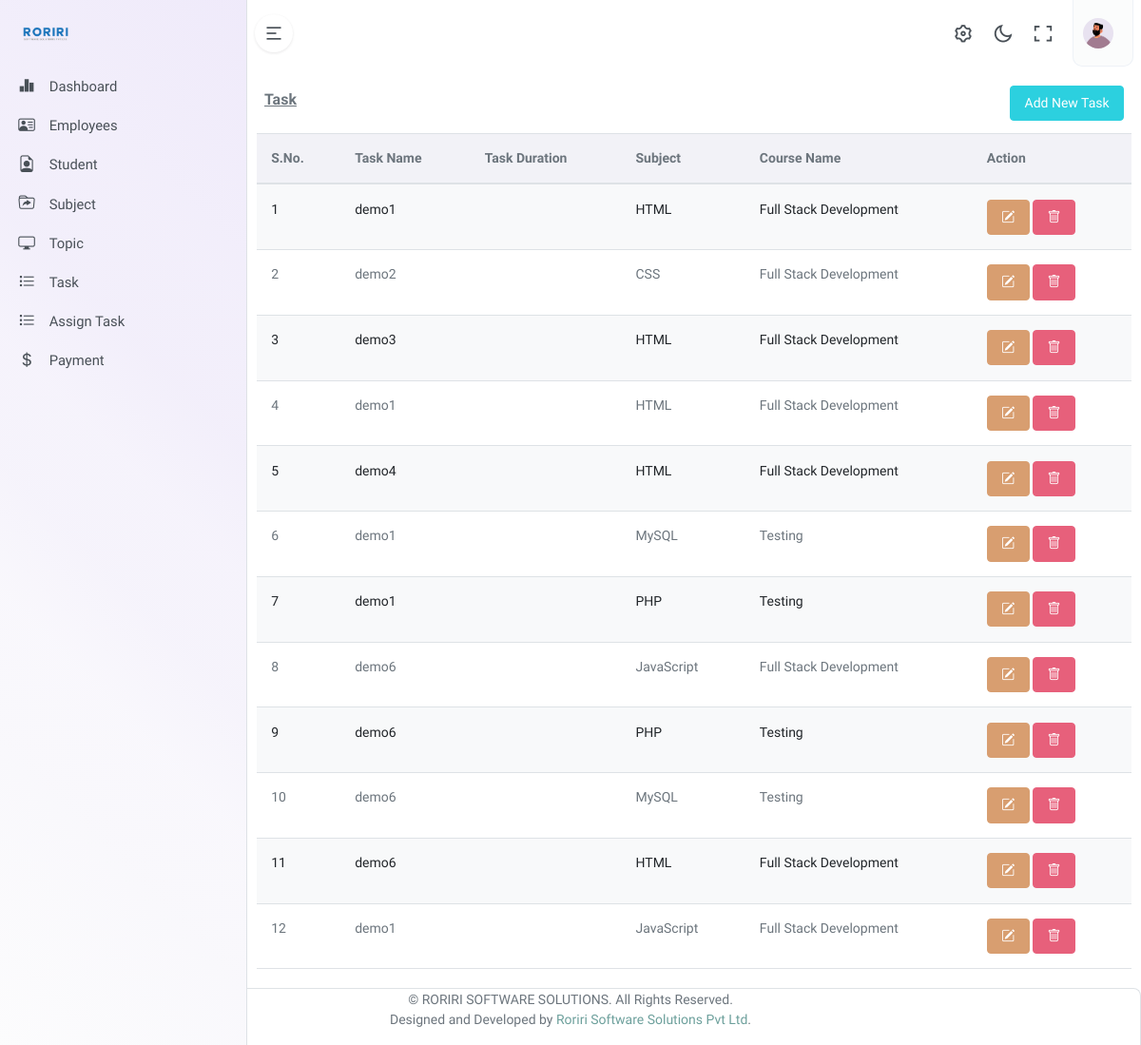
The app's page /newTask.php with its own data.
### tables this page shows
CREATE TABLE `task_tbl` (
  `task_id` int(11) NOT NULL,
  `course_id` int(11) NOT NULL,
  `syllabus_id` int(11) NOT NULL,
  `task_name` longtext NOT NULL,
  `task_status` enum('Active','Inactive') NOT NULL DEFAULT 'Active',
  `task_created_date` datetime NOT NULL DEFAULT current_timestamp()
);

CREATE TABLE `syllabus_tbl` (
  `syllabus_id` int(11) NOT NULL,
  `entity_id` int(11) NOT NULL,
  `course_id` int(11) NOT NULL,
  `syllabus_name` varchar(50) NOT NULL,
  `syllabus_created_date` datetime NOT NULL DEFAULT current_timestamp(),
  `syllabus_updated_date` timestamp NOT NULL DEFAULT current_timestamp() ON UPDATE current_timestamp(),
  `syllabus_status` enum('Active','Inactive') NOT NULL DEFAULT 'Active'
);

CREATE TABLE `course_tbl` (
  `course_id` int(11) NOT NULL,
  `entity_id` int(11) NOT NULL,
  `course_name` varchar(50) NOT NULL,
  `course_fees_3` int(11) NOT NULL,
  `course_fees_6` int(11) NOT NULL,
  `course_fees_12` int(11) NOT NULL,
  `course_status` enum('Active','Inactive') NOT NULL DEFAULT 'Active',
  `course_created_date` datetime NOT NULL
);

### newTask.php (the view, shortened to what this page needs)
<?php
    include("db/dbConnection.php");
    $selQuery = "SELECT syllabus_tbl.*,
course_tbl.*,task_tbl.* from task_tbl
LEFT JOIN syllabus_tbl ON syllabus_tbl.syllabus_id=task_tbl.syllabus_id
LEFT JOIN course_tbl ON course_tbl.course_id=task_tbl.course_id
where task_tbl.task_status='Active'";
    $resQuery = mysqli_query($conn , $selQuery);
?>
<!DOCTYPE html>
<html lang="en">
<?php include("head.php"); ?>
<body>
    <div class="wrapper">
        <?php include("top.php") ?>
        <div class="leftside-menu">
        <?php include("left.php"); ?>
        </div>
        <div class="content-page">
            <div class="content">
                <div class="container-fluid" id="StuContent">
                    <div class="row">
                        <div class="col-12">
                            <div class="bg-flower-2">
                                <img src="assets/images/flowers/img-1.png">
                            </div>
                            <div class="page-title-box">
                                <div class="page-title-right">
                                    <div class="d-flex flex-wrap gap-2">
                                    <button type="button" id="addTaskBtn" class="btn btn-info" data-bs-toggle="modal" data-bs-target="#addTaskModal">
                                             Add New Task
                                        </button>
                                    </div>
                                </div>
                                <h4 class="page-title">Task</h4>
                            </div>
                        </div>
             <table id="scroll-horizontal-datatable" class="table table-striped w-100 nowrap">
                    <thead>
                        <tr class="bg-light">
                                    <th scope="col-1">S.No.</th>
                                    <th scope="col-1">Task Name</th>
                                    <th scope="col">Task Duration</th>
                                    <th scope="col">Subject</th>
                                    <th scope="col">Course Name</th>
                                    <th scope="col">Action</th>
                      </tr>
                    </thead>
                    <tbody>
                    <?php
                   $i=1;
                    while ($row = mysqli_fetch_assoc($resQuery))
                    {
                       $id=$row['task_id'];
                       $task_name=$row['task_name'];
                       $task_duration=$row['task_duration'];
                       $syllabus_name=$row['syllabus_name'];
                       $course_name=$row['course_name'];
                    ?>
                     <tr>
                        <td><?php echo $i; $i++; ?></td>
                        <td style="word-break: break-word;"><?php echo $task_name; ?></td>
                        <td><?php echo $task_duration; ?></td>
                        <td><?php echo $syllabus_name; ?></td>
                        <td><?php echo $course_name; ?></td>
                        <td>
                        <button type="button" class="btn btn-circle btn-warning text-white modalBtn" onclick="goEditTask(<?php echo $id; ?>);" data-bs-toggle="modal" data-bs-target="#editTaskModal"><i class='bi bi-pencil-square'></i></button>
                        <button class="btn btn-circle btn-danger text-white" onclick="goDeleteTask(<?php echo $id; ?>);"><i class="bi bi-trash"></i></button>
                        </td>
                      </tr>
                      <?php
                    }
                      ?>
                    </tbody>
                  </table>
                  </div>
                            </div>
                        </div>
                    </div>
                </div>
            <?php include("footer.php") ?>
</body>
</html>

### records on screen
task_tbl: task_name "demo1", syllabus.syllabus_name "HTML", course.course_name "Full Stack Development"
task_tbl: task_name "demo2", syllabus.syllabus_name "CSS", course.course_name "Full Stack Development"
task_tbl: task_name "demo3", syllabus.syllabus_name "HTML", course.course_name "Full Stack Development"
task_tbl: task_name "demo1", syllabus.syllabus_name "HTML", course.course_name "Full Stack Development"
task_tbl: task_name "demo4", syllabus.syllabus_name "HTML", course.course_name "Full Stack Development"
task_tbl: task_name "demo1", syllabus.syllabus_name "MySQL", course.course_name "Testing"
task_tbl: task_name "demo1", syllabus.syllabus_name "PHP", course.course_name "Testing"
task_tbl: task_name "demo6", syllabus.syllabus_name "JavaScript", course.course_name "Full Stack Development"
task_tbl: task_name "demo6", syllabus.syllabus_name "PHP", course.course_name "Testing"
task_tbl: task_name "demo6", syllabus.syllabus_name "MySQL", course.course_name "Testing"
task_tbl: task_name "demo6", syllabus.syllabus_name "HTML", course.course_name "Full Stack Development"
task_tbl: task_name "demo1", syllabus.syllabus_name "JavaScript", course.course_name "Full Stack Development"
